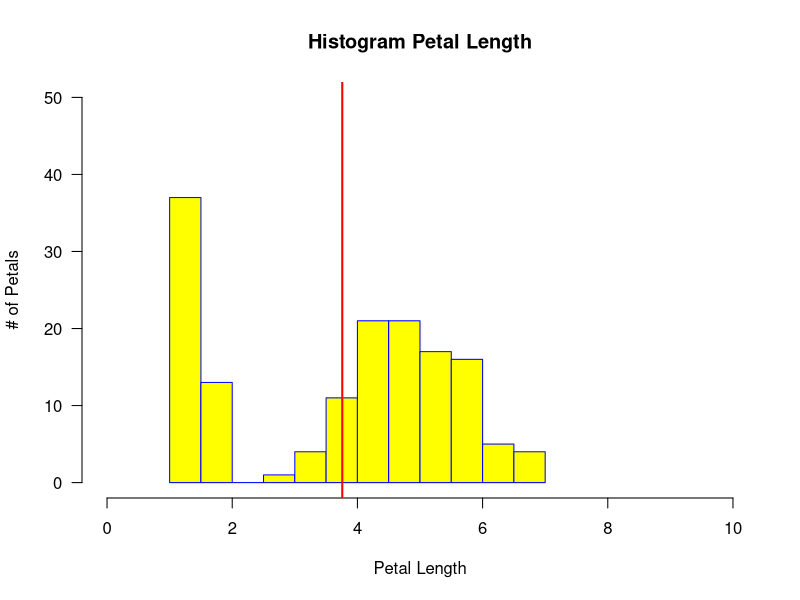

Recreate this plot in R.
#GEO511 Task 1

#Packages - only need simple histogram
install.packages("ggplot2")
library(ggplot2)

#Script - load data, make a histogram
data<-iris
data_PL<-data$Petal.Length
mean_PL<-mean(data_PL)
hist(data_PL, main="Histogram Petal Length", xlab="Petal Length", ylab="# of Petals", border="blue",col="yellow",xlim=c(0,10), ylim=c(0,50),las=1,breaks=10)

#Bonus add mean line to histogram to indicate mean
abline(v=mean_PL,col="red",lwd=2)